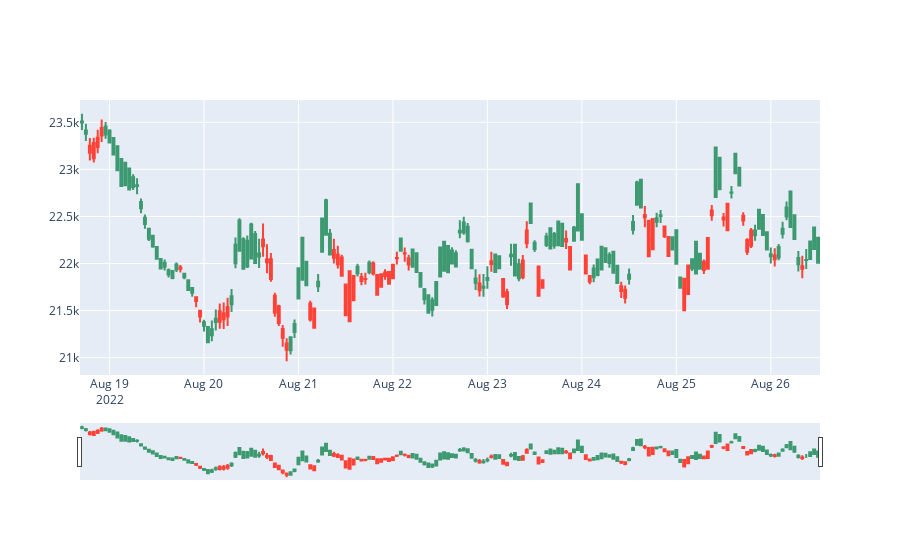
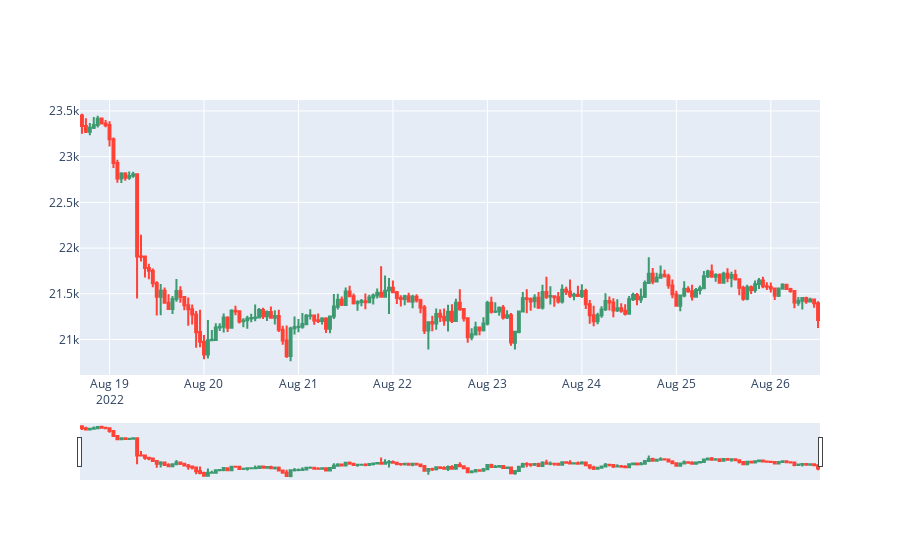

Notebook code cell kept with these figures, in order:
### Code cell
import plotly.graph_objects as go
predicted_0 = pd.DataFrame(predicted[f'LSTM_regressor_{NUMBER_OF_MODEL}'], columns=test_data.columns)
predicted_0['date'] = test_data.index

fig = go.Figure(data=[go.Candlestick(
                x=predicted_0['date'],
                open=predicted_0['open'],
                high=predicted_0['high'],
                low=predicted_0['low'],
                close=predicted_0['close'])])
fig_real = go.Figure(data=[go.Candlestick(
                x=test_data.index,
                open=test_data['open'],
                high=test_data['high'],
                low=test_data['low'],
                close=test_data['close'])])

fig.show()
fig_real.show()

### Figure 1 — Plotly figure (JSON) as saved in the notebook; plotly's stock layout.template omitted (floating-point values rounded to 4 significant figures; data arrays with more than 128 entries replaced by an {"elided": "..."} marker saying what was removed)
{"data": [{"close": {"elided": "188 float values"}, "high": {"elided": "188 float values"}, "low": {"elided": "188 float values"}, "open": {"elided": "188 float values"}, "type": "candlestick", "x": {"elided": "188 str values"}}], "layout": {}}

### Figure 2 — Plotly figure (JSON) as saved in the notebook; plotly's stock layout.template omitted (floating-point values rounded to 4 significant figures; data arrays with more than 128 entries replaced by an {"elided": "..."} marker saying what was removed)
{"data": [{"close": {"elided": "188 float values"}, "high": {"elided": "188 float values"}, "low": {"elided": "188 float values"}, "open": {"elided": "188 float values"}, "type": "candlestick", "x": {"elided": "188 str values"}}], "layout": {}}
